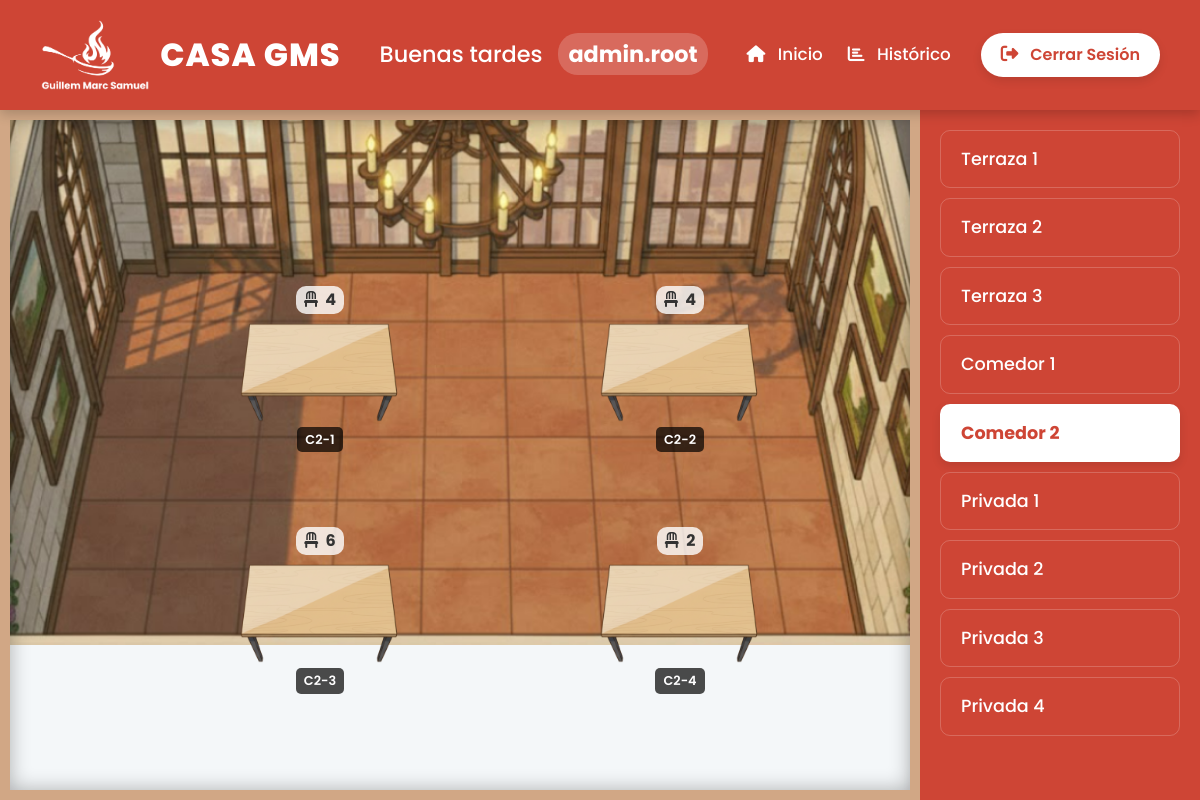
The page /PHP/PUBLIC/SALAS/comedor2.php (signed in) on the database its author committed.
### tables this page shows
CREATE TABLE IF NOT EXISTS mesas (
    id INT AUTO_INCREMENT PRIMARY KEY,
    id_sala INT NOT NULL,
    nombre VARCHAR(20) NOT NULL,
    sillas INT NOT NULL,
    estado INT DEFAULT 1,   
    asignado_por INT NULL,   
    FOREIGN KEY (id_sala) REFERENCES salas(id)
);

CREATE TABLE IF NOT EXISTS salas (
    id INT AUTO_INCREMENT PRIMARY KEY,
    nombre VARCHAR(100) NOT NULL,
    num_mesas INT DEFAULT 0
);

### PHP/PUBLIC/SALAS/comedor2.php (the view, shortened to what this page needs)
<?php
require_once '../../CONEXION/conexion.php';
$id_sala_actual = 5;
try {
    $stmt_mesas = $conn->prepare("
        SELECT m.*, u.username AS camarero
        FROM mesas m
        LEFT JOIN users u ON m.asignado_por = u.id
        WHERE m.id_sala = :sala
    ");
    $stmt_mesas->execute(['sala' => $id_sala_actual]);
    $mesas = $stmt_mesas->fetchAll(PDO::FETCH_ASSOC);
} catch (PDOException $e) {
    die("Error al cargar las mesas: " . $e->getMessage());
}
try {
    $stmt_salas = $conn->query("SELECT id, nombre FROM salas");
    $salas = $stmt_salas->fetchAll(PDO::FETCH_ASSOC);
} catch (PDOException $e) {
    die("Error al cargar las salas: " . $e->getMessage());
}
?>
<!DOCTYPE html>
<html lang="es">
<head>
    <link href="https://cdn.jsdelivr.net/npm/bootstrap@5.3.3/dist/css/bootstrap.min.css" rel="stylesheet">
    <link rel="stylesheet" href="https://cdnjs.cloudflare.com/ajax/libs/font-awesome/6.5.1/css/all.min.css">
    <link rel="stylesheet" href="../../../css/panel_principal.css">
    <link rel="stylesheet" href="../../../css/salas_general.css">
    <link rel="stylesheet" href="../../../css/comedor2.css">
</head>
<body>
    <?php
    require_once '../header.php';
    ?>
    <div class="sala-container">
        <main class="sala-layout comedor2">
            <?php foreach ($mesas as $mesa): ?>
                <?php
                    $clase = $mesa['estado'] == 2 ? 'ocupada' : 'libre';
                    $accion = $mesa['estado'] == 1
                        ? './../../PROCEDIMIENTOS/asignar_mesa.php'
                        : './../../PROCEDIMIENTOS/liberar_mesa.php';
                ?>
                <form action="<?php echo $accion; ?>" method="POST" class="mesa-form">
                    <button type="submit" class="mesa <?php echo $clase; ?>" id="mesa-<?php echo $mesa['id']; ?>">
                        <img src="../../../img/mesa2.png" alt="Mesa" class="mesa-img">
                        <span class="mesa-label"><?php echo htmlspecialchars($mesa['nombre']); ?></span>
                        <div class="mesa-sillas">
                            <i class="fa-solid fa-chair"></i> <?php echo $mesa['sillas']; ?>
                        </div>
                    </button>
                </form>
            <?php endforeach; ?>
        </main>
        <aside class="salas-navigation">
            <?php foreach ($salas as $sala): ?>
                <?php
                    $clase_activa = ($sala['id'] == $id_sala_actual) ? 'active' : '';
                    $nombre_fichero = strtolower(str_replace(' ', '', $sala['nombre']));
                    $url = $nombre_fichero . ".php";
                ?>
                <a href="<?php echo $url; ?>" class="sala-nav-link <?php echo $clase_activa; ?>">
                    <?php echo htmlspecialchars($sala['nombre']); ?>
                </a>
            <?php endforeach; ?>
        </aside>
    </div>
</body>
</html>

### css/panel_principal.css (style rules this page uses)
* { margin: 0; padding: 0; box-sizing: border-box; }
html, body { height: 100%; font-family: 'Poppins', sans-serif; color: #333; background-color: #f4f7f9; background-image: url('../img/fondo_panel_principal.png'); background-size: cover; background-attachment: fixed; background-position: center 50%; }

### css/salas_general.css (style rules this page uses)
.sala-container { display: flex; height: calc(100vh - 110px); position: relative; font-family: 'Poppins', sans-serif; }
.salas-navigation { width: 280px; background-color: #ce4535; padding: 20px; overflow-y: auto; box-shadow: -5px 0 15px rgba(0,0,0,0.1); display: flex; flex-direction: column; gap: 10px; }
.sala-nav-link { display: block; text-decoration: none; color: white; font-size: 1.1rem; font-weight: 500; padding: 15px 20px; border-radius: 10px; transition: background-color 0.2s ease; border: 1px solid rgba(255, 255, 255, 0.2); }
.sala-nav-link.active { background-color: white; color: #ce4535; font-weight: 700; box-shadow: 0 4px 10px rgba(0,0,0,0.1); }
.sala-layout { flex-grow: 1; position: relative; background-size: cover; background-position: center; background-repeat: no-repeat; border: 10px solid #d1a785; box-shadow: inset 0 0 20px rgba(0,0,0,0.3); }
.mesa-form { display: contents; }
.mesa { border: none; font: inherit; background-color: transparent; box-shadow: none; position: absolute; cursor: pointer; transition: transform 0.2s ease; padding: 5px; border-radius: 10px; user-select: none; display: flex; flex-direction: column; align-items: center; gap: 3px; }
.mesa-img { width: 80px; height: auto; transition: filter 0.2s ease, width 0.3s ease; }
.mesa-label { background-color: rgba(0, 0, 0, 0.7); color: white; font-size: 0.7rem; font-weight: 600; padding: 2px 5px; border-radius: 5px; white-space: nowrap; }
.mesa-sillas { font-size: 0.8rem; font-weight: 700; color: #333; background-color: rgba(255, 255, 255, 0.8); padding: 2px 6px; border-radius: 10px; order: -1; }
.mesa-sillas i { margin-right: 4px; }
@media (min-width: 900px) { .mesa-img { width: 160px; } }
@media (min-width: 900px) { .mesa { gap: 5px; } }
@media (min-width: 900px) { .mesa-label { font-size: 0.8rem; padding: 3px 8px; } }
@media (min-width: 900px) { .mesa-sillas { font-size: 1rem; padding: 2px 8px; } }

### css/comedor2.css (style rules this page uses)
.sala-layout.comedor2 { background-image: url('../img/comedor2.png'); background-position: center -145px; }
#mesa-17 { top: 24%; left: 25%; }
#mesa-18 { top: 24%; left: 65%; }
#mesa-19 { top: 60%; left: 25%; }
#mesa-20 { top: 60%; left: 65%; }

### rows shown on the page
mesas: nombre "C2-1", sillas "4"
mesas: nombre "C2-2", sillas "4"
mesas: nombre "C2-3", sillas "6"
mesas: nombre "C2-4", sillas "2"
salas: nombre "Terraza 1"
salas: nombre "Terraza 2"
salas: nombre "Terraza 3"
salas: nombre "Comedor 1"
salas: nombre "Comedor 2"
salas: nombre "Privada 1"
salas: nombre "Privada 2"
salas: nombre "Privada 3"
salas: nombre "Privada 4"

### other values the page prints
$saludo "Buenas tardes"
$username "admin.root"
